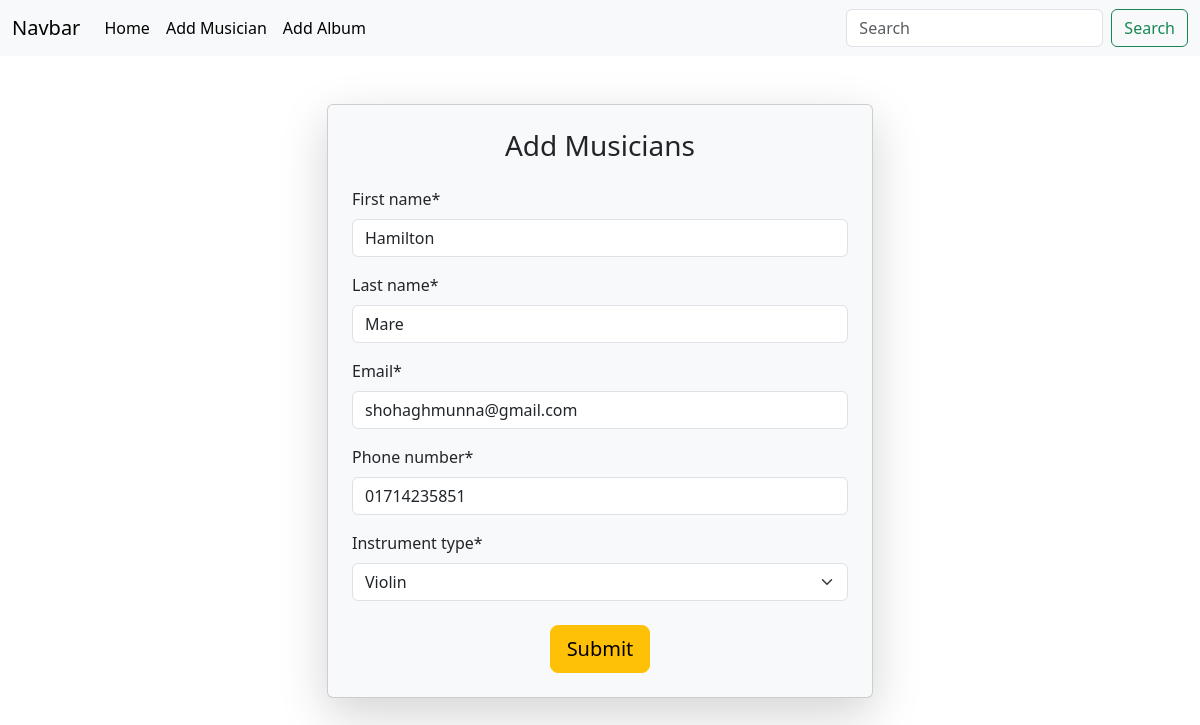
/musicians/edit_musicians/8, run on the app's committed database.
### musicians_app/models.py (models this page shows, shortened)
class Musician(models.Model):
    first_name = models.CharField(max_length=20)
    last_name = models.CharField(max_length=20)
    email = models.EmailField()
    phone_number = models.CharField(max_length=12)
    instrument_type = models.CharField(max_length=20)

### musicians_app/views.py (the view)
# urls.py: path('edit_musicians/<int:id>', views.edit_musician , name= 'edit_musician'),
def edit_musician(request, id):
    music = models.Musician.objects.get(pk=id)
    music_form = MusicianForm(instance= music)
    if request.method == 'POST':
        music_form = MusicianForm(request.POST, instance = music)
        if music_form.is_valid():
            music_form.save()
            return redirect('home')
    return render(request, 'musician.html', {'form': music_form})

### musicians_app/forms.py
class MusicianForm(forms.ModelForm):
    class Meta:
        model = Musician
        fields = '__all__'
        widgets ={
            'instrument_type': forms.Select(choices=instruments)
        }

### musicians_app/templates/musician.html (shortened to what this page needs)
{% extends "base.html" %}
{% block content %}
<div class="container mt-5">
    <div class="row justify-content-center">
      <div class="col-md-6">
        <div class="card shadow-lg bg-light p-4">
          <h3 class="card-title text-center mb-4">Add Musicians</h3>
          {% load crispy_forms_tags %}
          <form method="post">
            {{ form|crispy }}
            <div class="text-center mt-4">
              <button type="submit" class="btn btn-warning btn-lg">Submit</button>
            </div>
          </form>
        </div>
      </div>
    </div>
  </div>
{% endblock %}

### data on the page
Musician: first_name "Hamilton", last_name "Mare", email "shohaghmunna@gmail.com", phone_number "01714235851", instrument_type "Violin"
